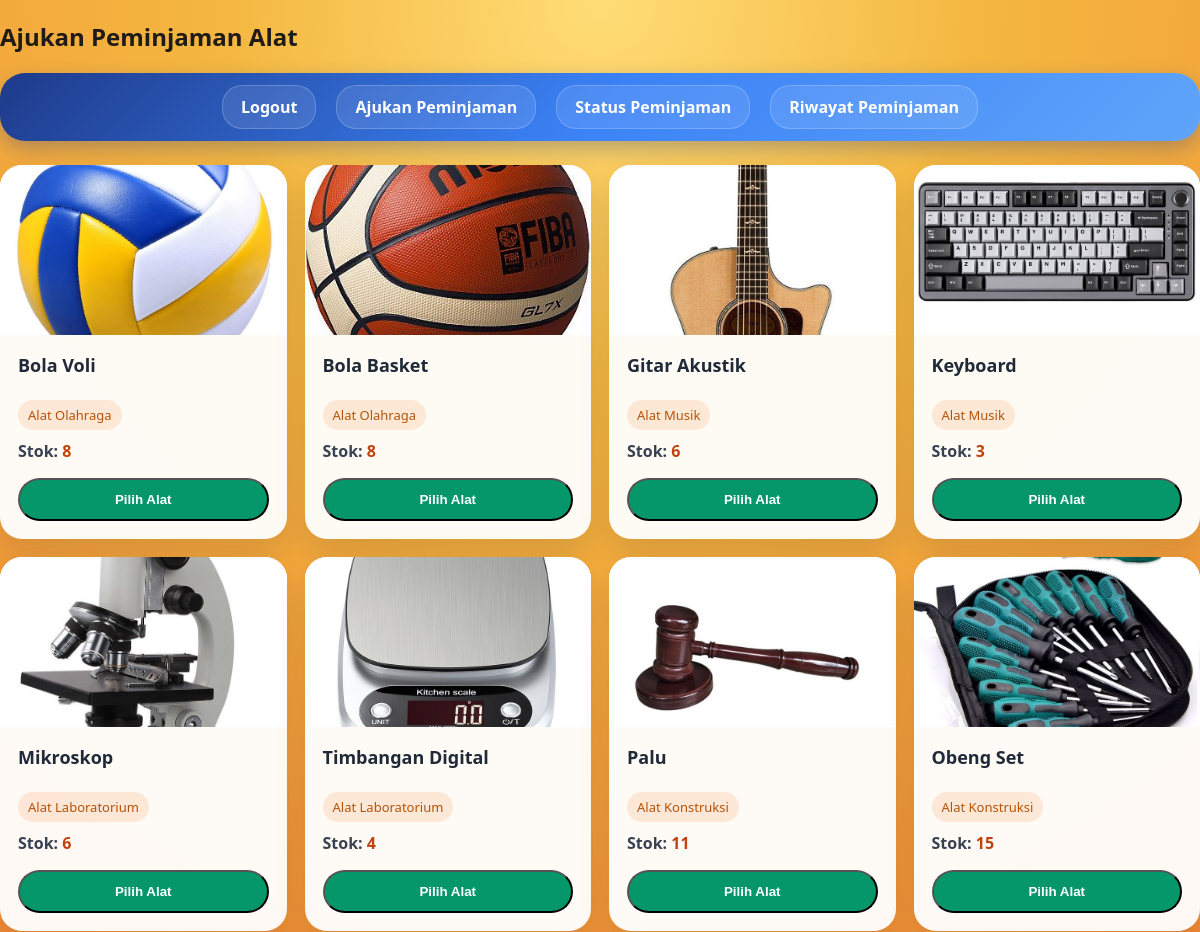
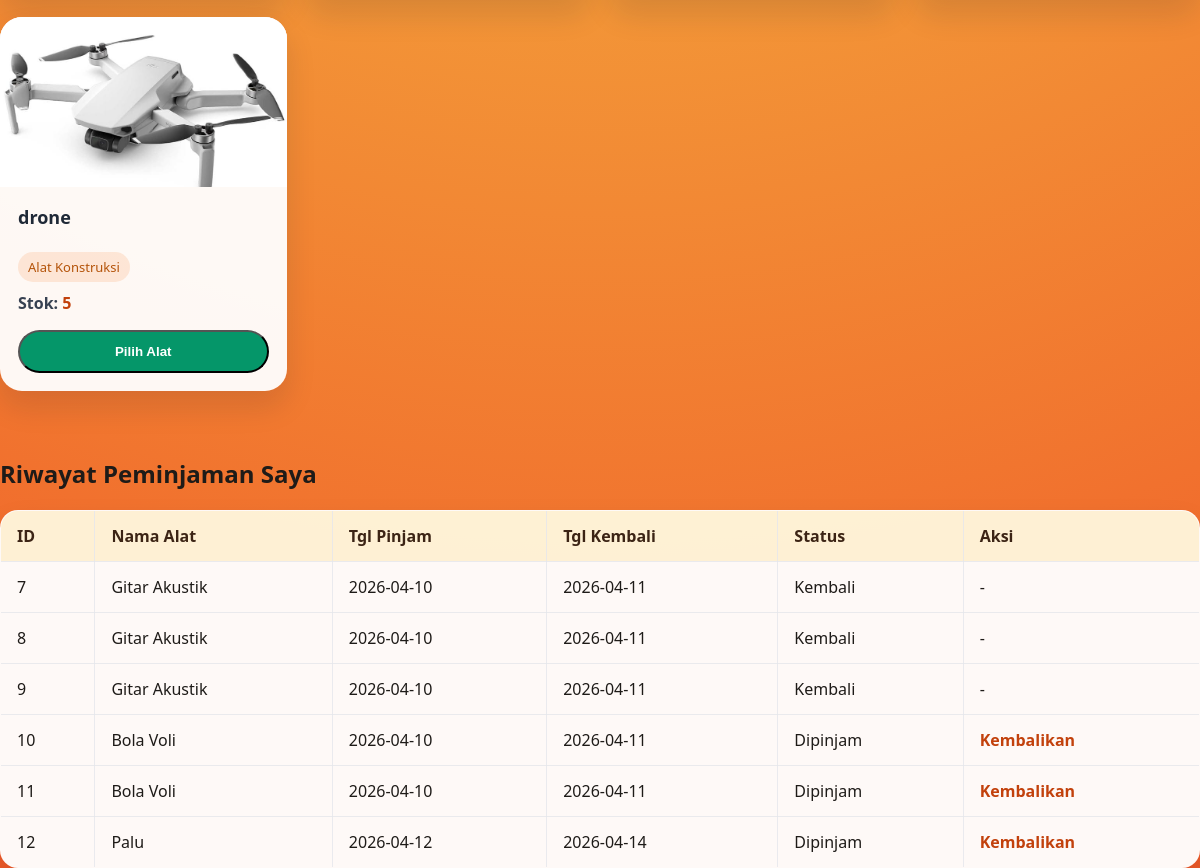
Screenshot of /pinjam_toni/public/index.php?page=peminjaman (signed in) with the database file from the repository (2 pictures, top to bottom).
### tables this page shows
CREATE TABLE `alat` (
  `alat_id` int(11) NOT NULL,
  `kategori_id` int(11) NOT NULL,
  `nama_alat` varchar(100) NOT NULL,
  `stok` int(11) NOT NULL,
  `gambar` varchar(255) DEFAULT NULL,
  `denda_per_hari` int(11) DEFAULT NULL
);

CREATE TABLE `kategori` (
  `kategori_id` int(11) NOT NULL,
  `nama_kategori` varchar(50) NOT NULL,
  `deskripsi` text DEFAULT NULL
);

CREATE TABLE `peminjaman` (
  `id_peminjaman` int(11) NOT NULL,
  `peminjaman_alat_id` int(11) NOT NULL,
  `user_id` int(11) NOT NULL,
  `tgl_pinjam` date NOT NULL,
  `tgl_kembali_seharusnya` date NOT NULL,
  `tgl_kembali_aktual` date DEFAULT NULL,
  `status` enum('Menunggu','Dipinjam','Kembali','Ditolak') NOT NULL,
  `denda` decimal(10,2) DEFAULT NULL,
  `petugas_id` int(11) NOT NULL,
  `total_denda` int(11) DEFAULT NULL
);

CREATE TABLE `peminjaman_alat` (
  `id_peminjaman` int(11) NOT NULL,
  `alat_id` int(11) NOT NULL,
  `kategori_id` int(11) NOT NULL,
  `nama_alat` varchar(100) NOT NULL,
  `stok` int(11) NOT NULL,
  `gambar` varchar(255) DEFAULT NULL,
  `denda_per_hari` int(11) DEFAULT NULL
);

### pinjam_toni/app/core/controller.php (called while the page is built, shortened)
<?php
class Controller {
    public function model($model) {
        require_once __DIR__ . "/model.php";
        return new $model();
    }
    public function view($view, $data = []) {
        require_once __DIR__ . "/../../views/" . $view . ".php";
    }
}

### pinjam_toni/app/controllers/peminjamcontroller.php (called while the page is built, shortened)
<?php
class PeminjamController extends Controller
{
    public function peminjaman()
    {
        $peminjamanModel = $this->model('Peminjaman');
        $alatModel = $this->model('Alat');
        $data['alat'] = $alatModel->getAll();
        $data['riwayat'] = $peminjamanModel->getByUser($_SESSION['user']['user_id']);
        $data['selectedAlat'] = $_GET['alat'] ?? null;
        $this->view('peminjam/peminjaman', $data);
    }
}

### pinjam_toni/app/core/model.php (called while the page is built, shortened)
<?php
class Model {
    protected $db;
    public function __construct() {
        $this->db = new mysqli(DB_HOST, DB_USER, DB_PASS, DB_NAME);
    }
    public function query($sql, $params = [], $single = false) {
        $stmt = $this->db->prepare($sql);
        $stmt->execute();
        $result = $stmt->get_result();
        return $result->fetch_all(MYSQLI_ASSOC);
    }
}

### pinjam_toni/app/models/alat.php (called while the page is built, shortened)
<?php
class Alat extends Model {
    public function getAll() {
        return $this->query("SELECT alat.*, kategori.nama_kategori FROM alat LEFT JOIN kategori ON alat.kategori_id = kategori.kategori_id");
    }
}

### pinjam_toni/app/models/peminjaman.php (called while the page is built, shortened)
<?php
class Peminjaman extends Model {
    public function getByUser($userId, $filter = '') {
        $query = "SELECT peminjaman.id_peminjaman AS id, peminjaman.*, pa.nama_alat, peminjaman.tgl_kembali_seharusnya AS tgl_kembali FROM peminjaman LEFT JOIN peminjaman_alat AS pa ON peminjaman.peminjaman_alat_id = pa.id_peminjaman WHERE peminjaman.user_id = ?";
        $stmt = $this->db->prepare($query);
        $stmt->bind_param("i", $userId);
        $stmt->execute();
        return $stmt->get_result()->fetch_all(MYSQLI_ASSOC);
    }
}

### pinjam_toni/views/peminjam/peminjaman.php (the view, shortened to what this page needs)
<!DOCTYPE html>
<html>
<head>
    <link rel="stylesheet" href="assets/css/style.css">
</head>
<body>
    <h2>Ajukan Peminjaman Alat</h2>
    <nav class="navbar">
        <a href="?page=logout">Logout</a>
        <a href="?page=peminjaman">Ajukan Peminjaman</a>
        <a href="?page=status">Status Peminjaman</a>
        <a href="?page=riwayat">Riwayat Peminjaman</a>
    </nav>
    <div class="alat-grid">
        <?php foreach($alat as $a): ?>
            <div class="alat-card">
                <?php if (!empty($a['gambar'])): ?>
                    <img src="assets/uploads/<?= htmlspecialchars($a['gambar']) ?>" alt="<?= htmlspecialchars($a['nama_alat']) ?>">
                <?php else: ?>
                    <div class="image-placeholder">No Image</div>
                <?php endif; ?>
                <div class="alat-card-body">
                    <h3><?= htmlspecialchars($a['nama_alat']) ?></h3>
                    <p class="kategori-chip"><?= htmlspecialchars($a['nama_kategori']) ?></p>
                    <p class="stok-label">Stok: <span><?= $a['stok'] ?></span></p>
                    <button class="btn-primary" onclick="openModal(<?= $a['alat_id'] ?>, '<?= htmlspecialchars($a['nama_alat']) ?>', <?= $a['denda_per_hari'] ?>)">Pilih Alat</button>
                </div>
            </div>
        <?php endforeach; ?>
    </div>
    <br>
    <h2>Riwayat Peminjaman Saya</h2>
    <table border="1" cellpadding="8" cellspacing="0">
        <thead>
            <tr>
                <th>ID</th>
                <th>Nama Alat</th>
                <th>Tgl Pinjam</th>
                <th>Tgl Kembali</th>
                <th>Status</th>
                <th>Aksi</th>
            </tr>
        </thead>
        <tbody>
        <?php foreach($riwayat as $p): ?>
            <tr>
                <td><?= $p['id'] ?></td>
                <td><?= htmlspecialchars($p['nama_alat']) ?></td>
                <td><?= $p['tgl_pinjam'] ?></td>
                <td><?= $p['tgl_kembali'] ?></td>
                <td><?= $p['status'] ?></td>
                <td>
                    <?php if(strtolower($p['status']) == 'dipinjam'): ?>
                        <a href="?page=peminjaman&kembalikan=<?= $p['id'] ?>" onclick="return confirm('Kembalikan alat ini?')">Kembalikan</a>
                    <?php else: ?>
                        -
                    <?php endif ?>
                </td>
            </tr>
        <?php endforeach ?>
        </tbody>
    </table>
</body>
</html>

### pinjam_toni/public/assets/css/style.css (style rules this page uses)
body { font-family: 'Segoe UI', Tahoma, Geneva, Verdana, sans-serif; background: radial-gradient(circle at top center, #ffdd77 0%, #f4b740 20%, #f05a28 100%); margin: 0; padding: 0; color: #1e1b18; }
.alat-grid { display: grid; grid-template-columns: repeat(auto-fill, minmax(240px, 1fr)); gap: 18px; margin-bottom: 24px; }
.alat-card { background: rgba(255, 255, 255, 0.95); border-radius: 22px; overflow: hidden; box-shadow: 0 16px 30px rgba(15, 23, 42, 0.12); transition: transform 0.2s ease, box-shadow 0.2s ease; }
.alat-card img, .image-placeholder { width: 100%; height: 170px; object-fit: cover; display: block; background: #f3f4f6; }
.alat-card-body { padding: 18px; }
.alat-card-body h3 { margin: 0 0 10px; font-size: 18px; color: #1f2937; }
.kategori-chip { display: inline-block; margin-bottom: 10px; padding: 6px 10px; border-radius: 999px; background: rgba(249, 115, 22, 0.14); color: #b45309; font-size: 13px; }
.stok-label { margin: 0 0 16px; color: #374151; font-weight: 600; }
.stok-label span { color: #c2410c; }
.btn-primary { display: inline-block; width: 100%; text-align: center; padding: 12px 0; border-radius: 999px; background: #059669; color: #fff; text-decoration: none; font-weight: 700; }
.navbar { background: linear-gradient(135deg, #1e3a8a 0%, #3b82f6 50%, #60a5fa 100%); padding: 12px 20px; border-radius: 25px; box-shadow: 0 8px 20px rgba(30, 58, 138, 0.3); margin-bottom: 24px; display: flex; justify-content: center; gap: 20px; flex-wrap: wrap; }
.navbar a { color: #fff; text-decoration: none; padding: 10px 18px; border-radius: 20px; font-weight: 600; transition: all 0.3s ease; background: rgba(255, 255, 255, 0.1); border: 1px solid rgba(255, 255, 255, 0.2); }
table { width: 100%; border-collapse: collapse; background: rgba(255, 255, 255, 0.96); box-shadow: 0 16px 30px rgba(15, 23, 42, 0.12); border-radius: 18px; overflow: hidden; }
table th, table td { border: 1px solid rgba(229, 231, 235, 0.8); padding: 14px 16px; text-align: left; }
table th { background: rgba(251, 191, 36, 0.16); color: #3c2415; }
table a { color: #b45309; text-decoration: none; font-weight: 600; }
body a { color: #c2410c; }

### rows the page displays
alat: gambar (picture), nama_alat "Bola Voli", kategori.nama_kategori "Alat Olahraga", stok "8"
alat: gambar (picture), nama_alat "Bola Basket", kategori.nama_kategori "Alat Olahraga", stok "8"
alat: gambar (picture), nama_alat "Gitar Akustik", kategori.nama_kategori "Alat Musik", stok "6"
alat: gambar (picture), nama_alat "Keyboard", kategori.nama_kategori "Alat Musik", stok "3"
alat: gambar (picture), nama_alat "Mikroskop", kategori.nama_kategori "Alat Laboratorium", stok "6"
alat: gambar (picture), nama_alat "Timbangan Digital", kategori.nama_kategori "Alat Laboratorium", stok "4"
alat: gambar (picture), nama_alat "Palu", kategori.nama_kategori "Alat Konstruksi", stok "11"
alat: gambar (picture), nama_alat "Obeng Set", kategori.nama_kategori "Alat Konstruksi", stok "15"
alat: gambar (picture), nama_alat "drone", kategori.nama_kategori "Alat Konstruksi", stok "5"
peminjaman: id_peminjaman "7", peminjaman_alat.nama_alat "Gitar Akustik", tgl_pinjam "2026-04-10", tgl_kembali_seharusnya "2026-04-11", status "Kembali"
peminjaman: id_peminjaman "8", peminjaman_alat.nama_alat "Gitar Akustik", tgl_pinjam "2026-04-10", tgl_kembali_seharusnya "2026-04-11", status "Kembali"
peminjaman: id_peminjaman "9", peminjaman_alat.nama_alat "Gitar Akustik", tgl_pinjam "2026-04-10", tgl_kembali_seharusnya "2026-04-11", status "Kembali"
peminjaman: id_peminjaman "10", peminjaman_alat.nama_alat "Bola Voli", tgl_pinjam "2026-04-10", tgl_kembali_seharusnya "2026-04-11", status "Dipinjam"
peminjaman: id_peminjaman "11", peminjaman_alat.nama_alat "Bola Voli", tgl_pinjam "2026-04-10", tgl_kembali_seharusnya "2026-04-11", status "Dipinjam"
peminjaman: id_peminjaman "12", peminjaman_alat.nama_alat "Palu", tgl_pinjam "2026-04-12", tgl_kembali_seharusnya "2026-04-14", status "Dipinjam"
